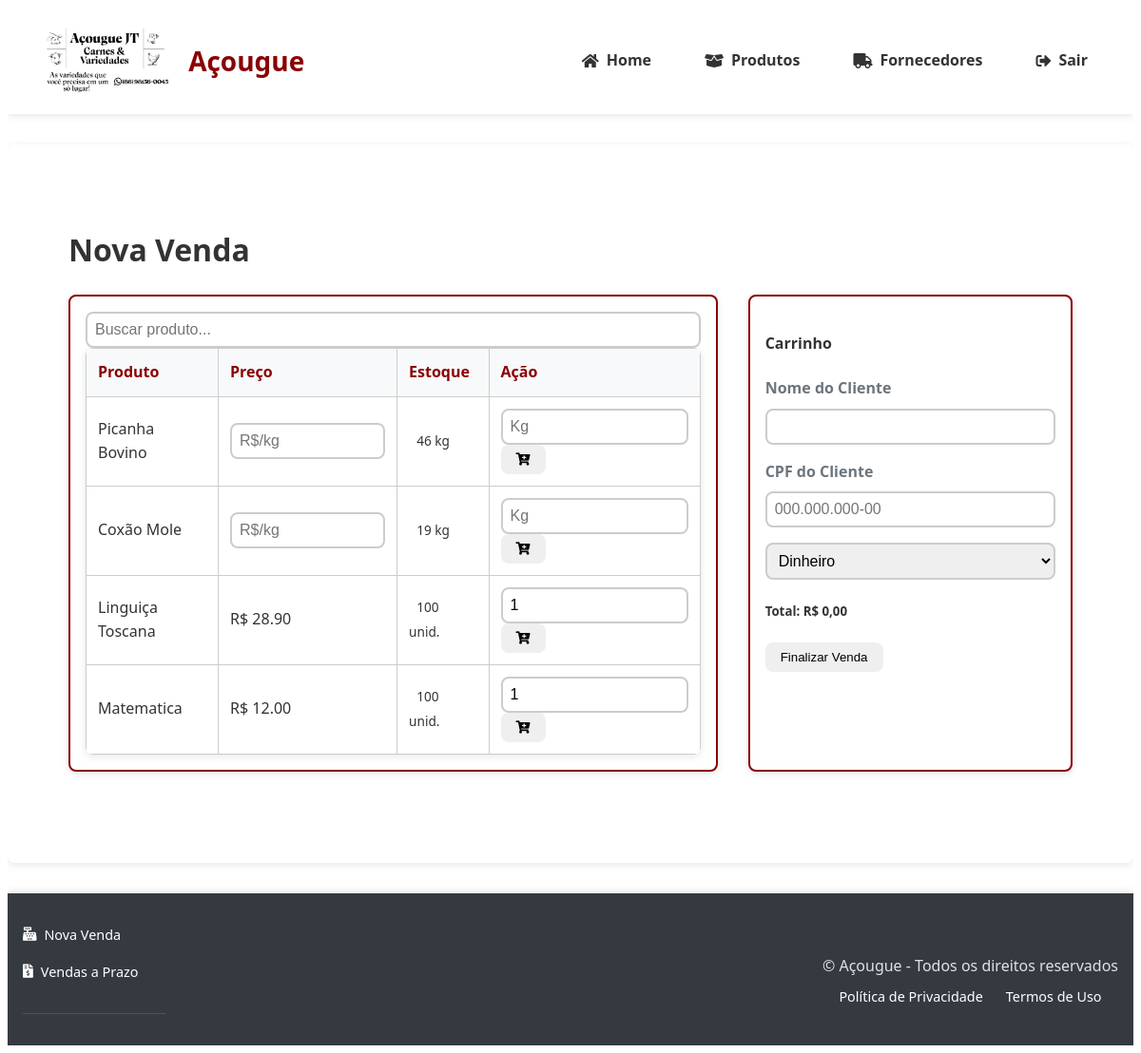
The page /vendas/nova (signed in) on the database as committed earlier.
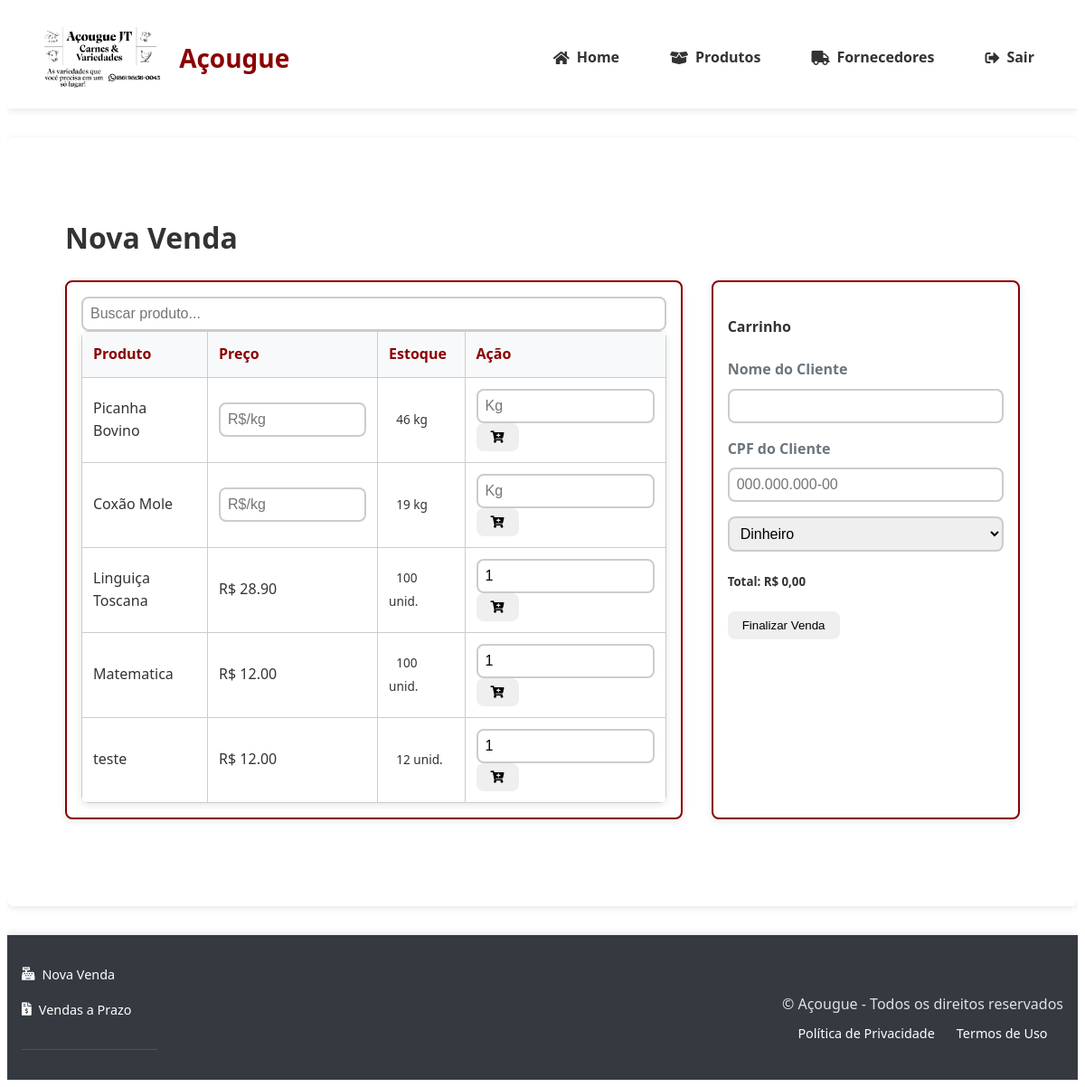
The same page on the database as committed later.
### tables this page shows
CREATE TABLE produtos (
                id INTEGER PRIMARY KEY AUTOINCREMENT,
                nome TEXT NOT NULL,
                descricao TEXT,
                categoria TEXT NOT NULL,
                preco DECIMAL(10,2) NOT NULL,
                quantidade INTEGER NOT NULL,
                estoque_minimo INTEGER DEFAULT 0,
                codigo_barras TEXT UNIQUE,
                foto TEXT,
                fornecedor_id INTEGER REFERENCES fornecedores(id) ON DELETE SET NULL,
                data_validade DATE,
                created_at TIMESTAMP DEFAULT CURRENT_TIMESTAMP,
                updated_at TIMESTAMP DEFAULT CURRENT_TIMESTAMP,
                tipo_venda TEXT NOT NULL DEFAULT 'unidade'
            );

### app.py (the view)
@app.route('/vendas/nova', methods=['GET', 'POST'])
@login_required
def nova_venda():
    if request.method == 'POST':
        try:
            user_id = session.get('user_id')
            if not user_id:
                return jsonify({'success': False, 'error': 'Usuário não autenticado'}), 401
            data = request.get_json()
            metodo_pagamento = data['metodo_pagamento']
            data_vencimento = data.get('data_vencimento')
            if metodo_pagamento == 'pagamento_prazo':
                if not data_vencimento:
                    return jsonify({'success': False, 'error': 'Data de vencimento obrigatória'})
                vencimento = datetime.strptime(data_vencimento, '%Y-%m-%d').date()
                if vencimento < datetime.today().date():
                    return jsonify({'success': False, 'error': 'Data de vencimento inválida'})
            cliente_cpf = data.get('cpf')
            cliente_nome = data.get('nome_cliente')
            status_pagamento = 'pendente' if metodo_pagamento == 'pagamento_prazo' else 'pago'
            venda_data = {
                'cliente_cpf': cliente_cpf,
                'cliente_nome': cliente_nome,
                'metodo_pagamento': metodo_pagamento,
                'itens': data['itens'],
                'status_pagamento': status_pagamento,
                'data_vencimento': data_vencimento
            }
            total = sum(item['preco'] * item['quantidade'] for item in venda_data['itens'])
            venda_id = f"V{datetime.now().strftime('%Y%m%d%H%M%S')}"
            with get_db_connection() as conn:
                cursor = conn.cursor()
                try:
                    cursor.execute('SELECT id FROM users WHERE id = ?', (user_id,))
                    user = cursor.fetchone()
                    if not user:
                        return jsonify({'success': False, 'error': 'Usuário inválido'}), 400
                    for item in venda_data['itens']:
                        cursor.execute('SELECT id FROM produtos WHERE id = ?', (item['id'],))
                        produto = cursor.fetchone()
                        if not produto:
                            return jsonify({'success': False, 'error': f'Produto ID {item["id"]} não encontrado'}), 400
                    conn.execute('BEGIN')
                    cursor.execute('''
                        INSERT INTO vendas
                        (id, cliente_cpf, cliente_nome, total, metodo_pagamento,
                        usuario_id, status_pagamento, data_vencimento)
                        VALUES (?, ?, ?, ?, ?, ?, ?, ?)
                    ''', (
                        venda_id,
                        venda_data['cliente_cpf'],
                        venda_data['cliente_nome'],
                        total,
                        venda_data['metodo_pagamento'],
                        user_id,
                        venda_data['status_pagamento'],
                        venda_data['data_vencimento']
                    ))
                    for item in venda_data['itens']:
                        cursor.execute('''
                            INSERT INTO venda_itens
                            (venda_id, produto_id, quantidade, preco_unitario)
                            VALUES (?, ?, ?, ?)
                        ''', (venda_id, item['id'], item['quantidade'], item['preco']))
                        cursor.execute('''
                            UPDATE produtos
                            SET quantidade = quantidade - ?
                            WHERE id = ?
                        ''', (item['quantidade'], item['id']))
                    conn.commit()
                    return jsonify({'success': True, 'venda_id': venda_id})
                except Exception as transac_err:
                    conn.rollback()
                    logging.error(f"Erro na transação de venda: {str(transac_err)}")
                    return jsonify({'success': False, 'error': 'Erro ao registrar venda'}), 500
        except Exception as e:
            logging.error(f"Erro geral ao processar venda: {str(e)}")
            return jsonify({'success': False, 'error': str(e)}), 500
    else:
        with get_db_connection() as conn:
            cursor = conn.cursor()
            cursor.execute("SELECT id, nome, preco, quantidade, tipo_venda FROM produtos")
            produtos = [dict(zip([column[0] for column in cursor.description], row))
                        for row in cursor.fetchall()]
        return render_template('vendas/nova.html', produtos=produtos)

### app.py (called while the page is built)
@app.context_processor
def utility_processor():
    return {
        'format_currency': lambda value: f"R$ {value:,.2f}".replace(',', '_').replace('.', ',').replace('_', '.'),
        'now': datetime.now
    }

### banco_dados.py (called while the page is built)
@contextmanager
def get_db_connection():
    conn = sqlite3.connect('acougue.db')
    conn.row_factory = sqlite3.Row
    conn.execute("PRAGMA foreign_keys = ON")
    try:
        yield conn
    finally:
        conn.close()

### templates/vendas/nova.html (shortened to what this page needs)
{% extends 'base.html' %}
{% block content %}
<div class="container-venda">
    <header class="mb-4">
        <h1 class="h2 text-primary">Nova Venda</h1>
    </header>
    <div class="grid-venda">
        <section class="card">
            <input type="text" id="filtro-produto" class="form-control mb-3" placeholder="Buscar produto...">
            <table class="table">
                <thead>
                    <tr>
                        <th>Produto</th>
                        <th>Preço</th>
                        <th>Estoque</th>
                        <th class="text-center">Ação</th>
                    </tr>
                </thead>
                <tbody>
                    {% for p in produtos %}
                    <tr class="produto-item align-middle" data-id="{{ p.id }}" data-estoque="{{ p.quantidade }}" data-tipo="{{ p.tipo_venda }}">
                        <td>{{ p.nome }}</td>
                        <td>
                            {% if p.tipo_venda == 'quilo' %}
                                <input type="number" step="0.01" class="form-control form-control-sm preco-quilo" placeholder="R$/kg">
                            {% else %}
                                R$ {{ "%.2f"|format(p.preco) }}
                            {% endif %}
                        </td>
                        <td>
                            <span class="badge badge-estoque">
                                {{ p.quantidade }} {% if p.tipo_venda == 'quilo' %}kg{% else %}unid.{% endif %}
                            </span>
                        </td>
                        <td class="text-center">
                            {% if p.tipo_venda == 'quilo' %}
                                <input type="number" step="0.01" class="form-control form-control-sm peso-quilo" placeholder="Kg">
                            {% else %}
                                <input type="number" min="1" max="{{ p.quantidade }}" class="form-control form-control-sm quantidade-input" value="1">
                            {% endif %}
                            <button class="btn btn-sm btn-primary btn-adicionar ml-2">
                                <i class="fas fa-cart-plus"></i>
                            </button>
                        </td>
                    </tr>
                    {% endfor %}
                </tbody>
            </table>
        </section>
        <aside class="carrinho card">
            <h4 class="mb-3">Carrinho</h4>
            <form id="form-venda">
                <div class="form-group">
                    <label for="nome_cliente">Nome do Cliente</label>
                    <input type="text" id="nome_cliente" name="nome_cliente" class="form-control" required>
                </div>
                <div class="form-group">
                    <label for="cpf">CPF do Cliente</label>
                    <input type="text" id="cpf" name="cpf" class="form-control" placeholder="000.000.000-00" required>
                </div>
                <div class="form-group">
                    <select id="metodo_pagamento" name="metodo_pagamento" class="form-control">
                        <option>Dinheiro</option>
                    </select>
                </div>
                <div class="mb-3">
                    <h5 class="text-primary">Total: <span id="total-venda">R$ 0,00</span></h5>
                </div>
                <button type="submit" class="btn btn-primary btn-block">Finalizar Venda</button>
            </form>
        </aside>
    </div>
</div>
{% endblock %}

Rows that differ between the two databases and show on the page:
added produtos: nome "teste", preco "12.00", quantidade "12", tipo_venda "unid."
